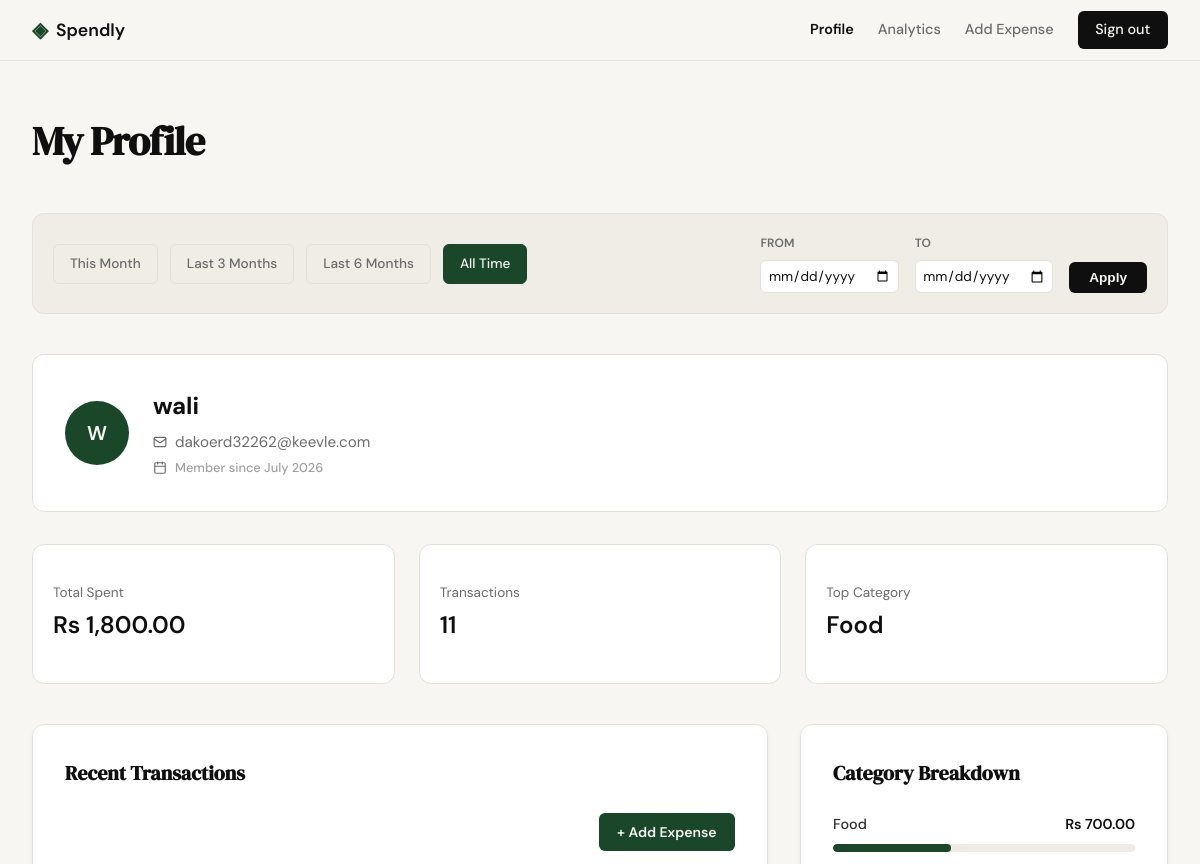
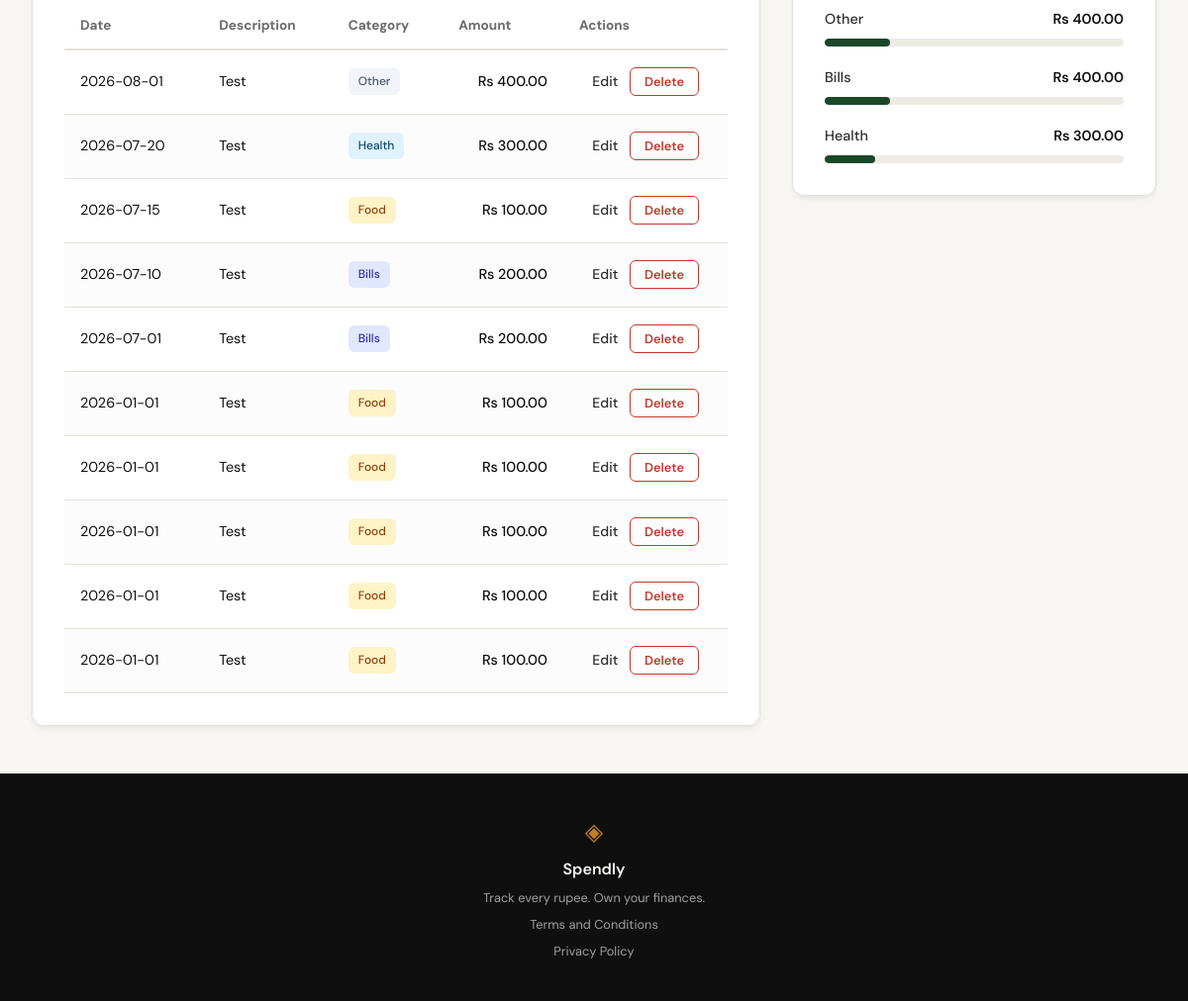
Page /profile (signed in) on the committed database (2 pictures, top to bottom).
### tables this page shows
CREATE TABLE users (
                id INTEGER PRIMARY KEY AUTOINCREMENT,
                name TEXT NOT NULL,
                email TEXT UNIQUE NOT NULL,
                password_hash TEXT NOT NULL,
                created_at TEXT DEFAULT (datetime('now'))
            );

CREATE TABLE expenses (
                id INTEGER PRIMARY KEY AUTOINCREMENT,
                user_id INTEGER NOT NULL,
                amount REAL NOT NULL,
                category TEXT NOT NULL,
                date TEXT NOT NULL,
                description TEXT,
                created_at TEXT DEFAULT (datetime('now')),
                FOREIGN KEY (user_id) REFERENCES users (id)
            );

### expense_tracker/app.py (the view, shortened to what this page needs)
@app.route("/profile")
def profile():
    if not session.get("user_id"):
        flash("Please log in to access your profile.", "error")
        return redirect(url_for("login"))
    user_id = session["user_id"]
    date_from = request.args.get("date_from")
    date_to = request.args.get("date_to")
    validated_from = None
    validated_to = None
    today = datetime.now().date()
    presets = {
        "this_month": {
            "label": "This Month",
            "from": datetime(today.year, today.month, 1).date(),
            "to": today
        },
        "last_3_months": {
            "label": "Last 3 Months",
            "from": today - timedelta(days=90), # Approx 3 months
            "to": today
        },
        "last_6_months": {
            "label": "Last 6 Months",
            "from": today - timedelta(days=180), # Approx 6 months
            "to": today
        },
        "all_time": {
            "label": "All Time",
            "from": None,
            "to": None
        }
    }
    user_info = get_user_by_id(user_id)
    if not user_info:
        flash("User profile not found.", "error")
        return redirect(url_for("login"))
    stats = get_summary_stats(user_id, date_from=validated_from, date_to=validated_to)
    txs = get_recent_transactions(user_id, date_from=validated_from, date_to=validated_to)
    cats = get_category_breakdown(user_id, date_from=validated_from, date_to=validated_to)
    profile_data = {
        "user": {
            "name": user_info["name"],
            "email": user_info["email"],
            "initials": "".join([n[0].upper() for n in user_info["name"].split()]),
            "joined": user_info["member_since"]
        },
        "stats": {
            "total_spent": f"Rs {stats['total_spent']:,.2f}",
            "tx_count": stats["transaction_count"],
            "top_category": stats["top_category"]
        },
        "transactions": [
            {
                "id": tx["id"],
                "date": tx["date"],
                "desc": tx["desc"],
                "category": tx["category"],
                "amount": f"Rs {tx['amount']:,.2f}"
            }
            for tx in txs
        ],
        "categories": [
            {
                "name": cat["name"],
                "amount": f"Rs {cat['amount']:,.2f}",
                "percent": cat["pct"]
            }
            for cat in cats
        ]
    }
    return render_template("profile.html", profile=profile_data, date_from=validated_from, date_to=validated_to, presets=presets)

### expense_tracker/database/db.py (called while the page is built)
def get_db():
    conn = sqlite3.connect(DB_PATH)
    conn.row_factory = sqlite3.Row
    conn.execute("PRAGMA foreign_keys = ON")
    return conn

### expense_tracker/database/queries.py (called while the page is built)
def get_user_by_id(user_id):
    with get_db() as conn:
        row = conn.execute('SELECT name, email, created_at FROM users WHERE id = ?', (user_id,)).fetchone()
        if not row:
            return None
        try:
            dt = datetime.strptime(row['created_at'], '%Y-%m-%d %H:%M:%S')
            member_since = dt.strftime('%B %Y')
        except (ValueError, TypeError):
            member_since = "Unknown"
        return {
            "name": row['name'],
            "email": row['email'],
            "member_since": member_since
        }

### expense_tracker/templates/profile.html (shortened to what this page needs)
{% extends "base.html" %}
{% block content %}
<div class="profile-container">
    <header class="profile-header">
        <h1 class="profile-title">My Profile</h1>
    </header>
    <section class="profile-filter-bar">
        <div class="filter-presets">
            {% for id, preset in presets.items() %}
            <a href="{{ url_for('profile', date_from=preset.from, date_to=preset.to) }}"
               class="filter-btn {{ 'active' if (date_from == preset.from and date_to == preset.to) else '' }}">
                {{ preset.label }}
            </a>
            {% endfor %}
        </div>
        <form class="filter-custom-range" method="GET" action="{{ url_for('profile') }}">
            <div class="input-group">
                <label for="date_from">From</label>
                <input type="date" id="date_from" name="date_from" value="{{ date_from or '' }}">
            </div>
            <div class="input-group">
                <label for="date_to">To</label>
                <input type="date" id="date_to" name="date_to" value="{{ date_to or '' }}">
            </div>
            <button type="submit" class="btn-apply">Apply</button>
        </form>
    </section>
    <section class="profile-user-card">
        <div class="user-info-wrapper">
            <div class="avatar-circle">
                {{ profile.user.initials }}
            </div>
            <div class="user-details">
                <h2 class="user-name">{{ profile.user.name }}</h2>
                <div class="user-email-row">
                    <i data-lucide="mail" class="inline-icon"></i>
                    <span class="user-email">{{ profile.user.email }}</span>
                </div>
                <div class="user-meta-row">
                    <i data-lucide="calendar" class="inline-icon"></i>
                    <span class="user-meta">Member since {{ profile.user.joined }}</span>
                </div>
            </div>
        </div>
    </section>
    <section class="profile-stats-row">
        <div class="summary-card">
            <div class="stat-content">
                <span class="stat-label">Total Spent</span>
                <span class="stat-value">{{ profile.stats.total_spent }}</span>
            </div>
        </div>
        <div class="summary-card">
            <div class="stat-content">
                <span class="stat-label">Transactions</span>
                <span class="stat-value">{{ profile.stats.tx_count }}</span>
            </div>
        </div>
        <div class="summary-card">
            <div class="stat-content">
                <span class="stat-label">Top Category</span>
                <span class="stat-value">{{ profile.stats.top_category }}</span>
            </div>
        </div>
    </section>
    <div class="profile-grid">
        <section class="profile-section">
            <div class="dashboard-card">
                <h3 class="section-title">Recent Transactions</h3>
                <div class="table-actions">
                    <a href="{{ url_for('add_expense') }}" class="btn-add-expense">+ Add Expense</a>
                </div>
                <div class="table-responsive">
                    <table class="dashboard-table">
                        <thead>
                            <tr>
                                <th>Date</th>
                                <th>Description</th>
                                <th>Category</th>
                                <th class="text-right">Amount</th>
                                <th class="text-center">Actions</th>
                            </tr>
                        </thead>
                        <tbody>
                            {% for tx in profile.transactions %}
                            <tr>
                                <td>{{ tx.date }}</td>
                                <td>{{ tx.desc }}</td>
                                <td>
                                    <span class="category-badge badge-{{ tx.category|lower }}">
                                        {{ tx.category }}
                                    </span>
                                </td>
                                <td class="text-right amount">{{ tx.amount }}</td>
                                <td class="text-center">
                                    <div class="actions-row">
                                        <a href="{{ url_for('edit_expense', id=tx.id) }}" class="action-link-edit">Edit</a>
                                        <form action="{{ url_for('delete_expense', id=tx.id) }}" method="POST" class="inline-form">
                                            <button type="submit" class="action-btn-delete" onclick="return confirm('Delete this expense?')">
                                                Delete
                                            </button>
                                        </form>
                                    </div>
                                </td>
                            </tr>
                            {% endfor %}
                        </tbody>
                    </table>
                </div>
            </div>
        </section>
        <section class="profile-section">
            <div class="dashboard-card">
                <h3 class="section-title">Category Breakdown</h3>
                <div class="category-list">
                    {% for cat in profile.categories %}
                    <div class="category-item">
                        <div class="category-info">
                            <span class="cat-name">{{ cat.name }}</span>
                            <span class="cat-amount">{{ cat.amount }}</span>
                        </div>
                        <div class="progress-bar-container">
                            <div class="progress-bar" style="width: {{ cat.percent }}%;"></div>
                        </div>
                    </div>
                    {% endfor %}
                </div>
            </div>
        </section>
    </div>
</div>
{% endblock %}

### expense_tracker/templates/base.html (shortened to what this page needs)
<!DOCTYPE html>
<html lang="en">
<head>
    <link rel="stylesheet" href="{{ url_for('static', filename='css/style.css') }}">
</head>
<body>
    {% set flashed_messages = get_flashed_messages(with_categories=true) %}
    <nav class="navbar">
        <div class="nav-inner">
            <a href="{{ url_for('landing') }}" class="nav-brand">
                <span class="brand-icon">◈</span>
                <span class="brand-name">Spendly</span>
            </a>
            <div class="nav-links">
                {% if session.get("user_id") %}
                    <a href="{{ url_for('profile') }}" class="{{ 'active' if request.endpoint == 'profile' }}">Profile</a>
                    <a href="{{ url_for('analytics') }}" class="{{ 'active' if request.endpoint == 'analytics' }}">Analytics</a>
                    <a href="{{ url_for('add_expense') }}" class="{{ 'active' if request.endpoint == 'add_expense' }}">Add Expense</a>
                    <a href="{{ url_for('logout') }}" class="nav-cta">Sign out</a>
                {% else %}
                    <a href="{{ url_for('login') }}">Sign in</a>
                    <a href="{{ url_for('register') }}" class="nav-cta">Get started</a>
                {% endif %}
            </div>
        </div>
    </nav>
    <main class="main-content">
        {% block content %}{% endblock %}
    </main>
    <footer class="footer">
        <div class="footer-inner">
            <span class="brand-icon">◈</span>
            <span class="footer-name">Spendly</span>
            <p class="footer-copy">Track every rupee. Own your finances.</p>
            <a href="/terms">Terms and Conditions</a>
            <a href="/privacy">Privacy Policy</a>
        </div>
    </footer>
</body>
</html>

### rows in the picture
users: user.name "wali", user.email "dakoerd32262@keevle.com"
expenses: date "2026-08-01", desc "Test", category "Other", amount "Rs 400.00"
expenses: date "2026-07-20", desc "Test", category "Health", amount "Rs 300.00"
expenses: date "2026-07-15", desc "Test", category "Food", amount "Rs 100.00"
expenses: date "2026-07-10", desc "Test", category "Bills", amount "Rs 200.00"
expenses: date "2026-07-01", desc "Test", category "Bills", amount "Rs 200.00"
expenses: date "2026-01-01", desc "Test", category "Food", amount "Rs 100.00"
expenses: date "2026-01-01", desc "Test", category "Food", amount "Rs 100.00"
expenses: date "2026-01-01", desc "Test", category "Food", amount "Rs 100.00"
expenses: date "2026-01-01", desc "Test", category "Food", amount "Rs 100.00"
expenses: date "2026-01-01", desc "Test", category "Food", amount "Rs 100.00"

### other values in the picture
{{ preset.label }} "This Month" "Last 3 Months" "Last 6 Months" "All Time"
{{ profile.user.initials }} "W"
{{ profile.user.joined }} "July 2026"
{{ profile.stats.total_spent }} "Rs 1,800.00"
{{ profile.stats.tx_count }} "11"
{{ profile.stats.top_category }} "Food"
{{ cat.name }} "Food" "Other" "Bills" "Health"
{{ cat.amount }} "Rs 700.00" "Rs 400.00" "Rs 400.00" "Rs 300.00"
